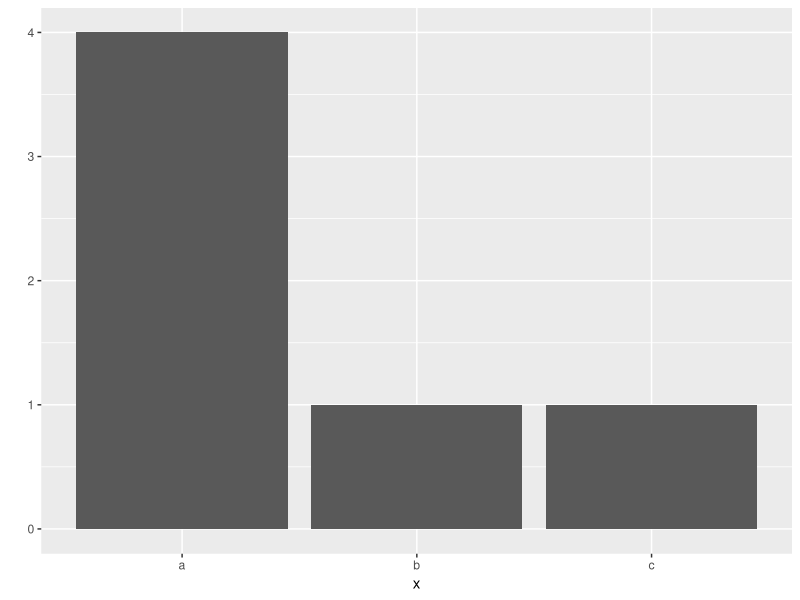
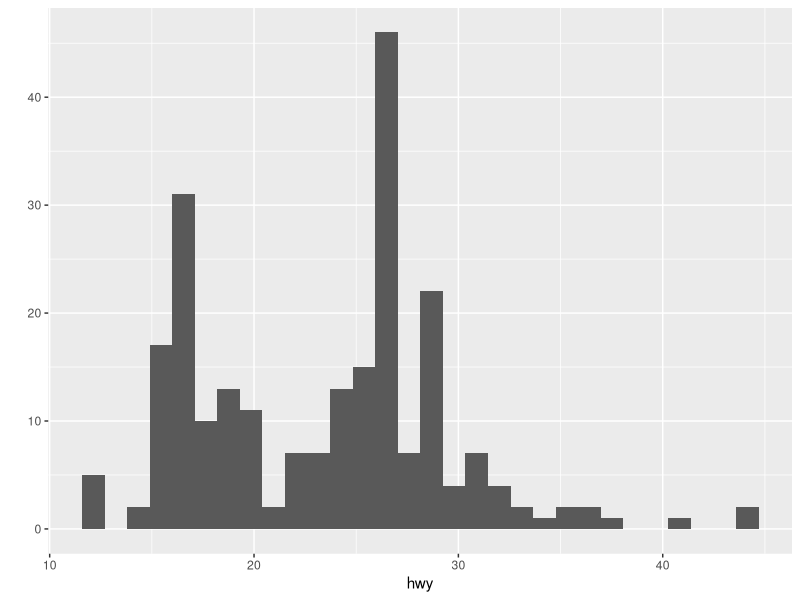
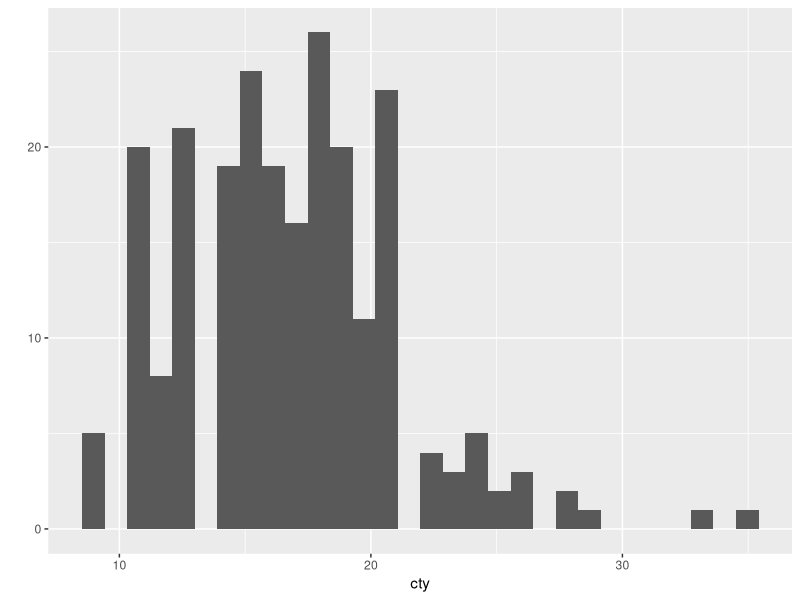
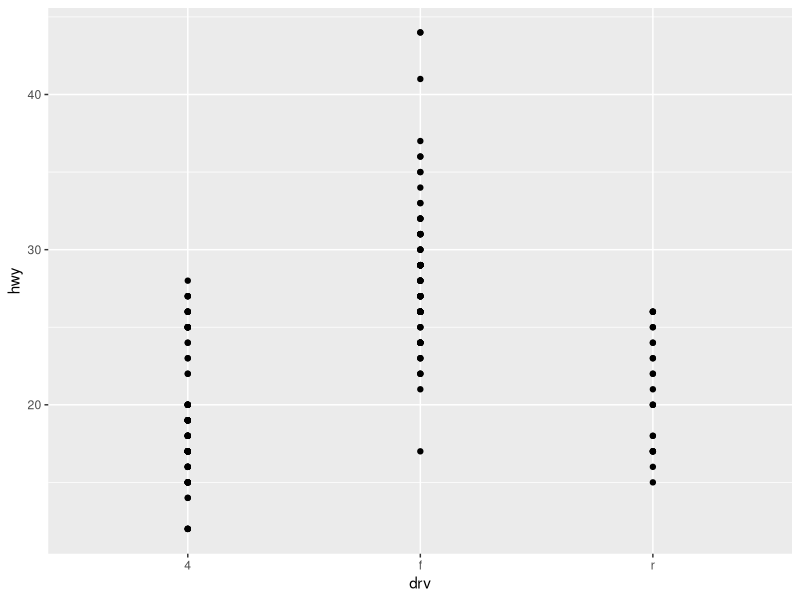
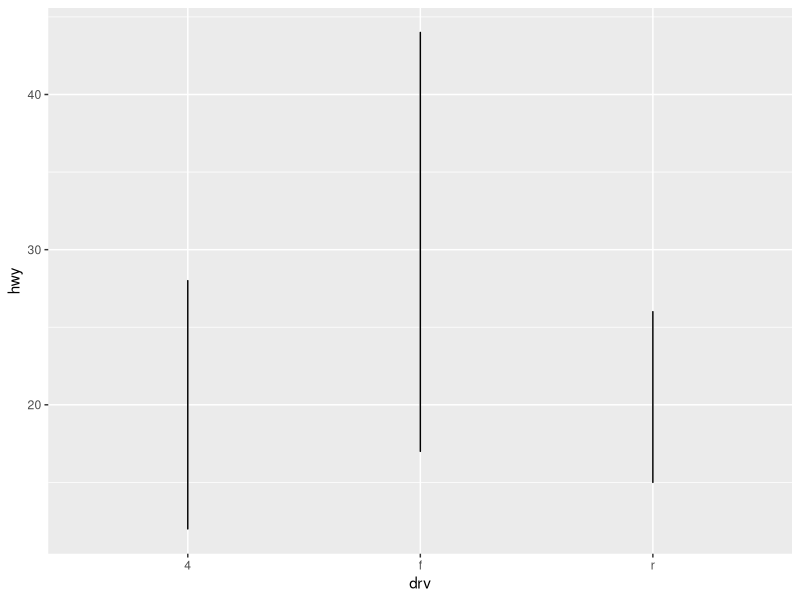
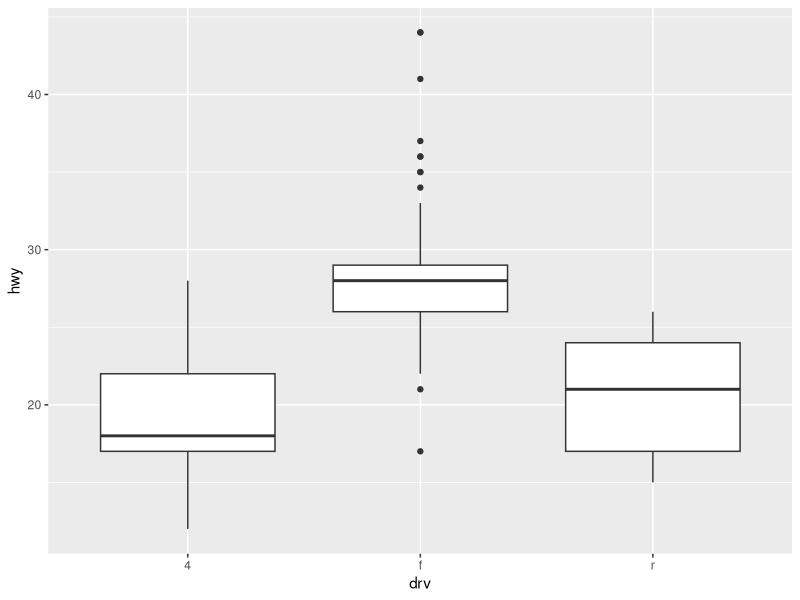
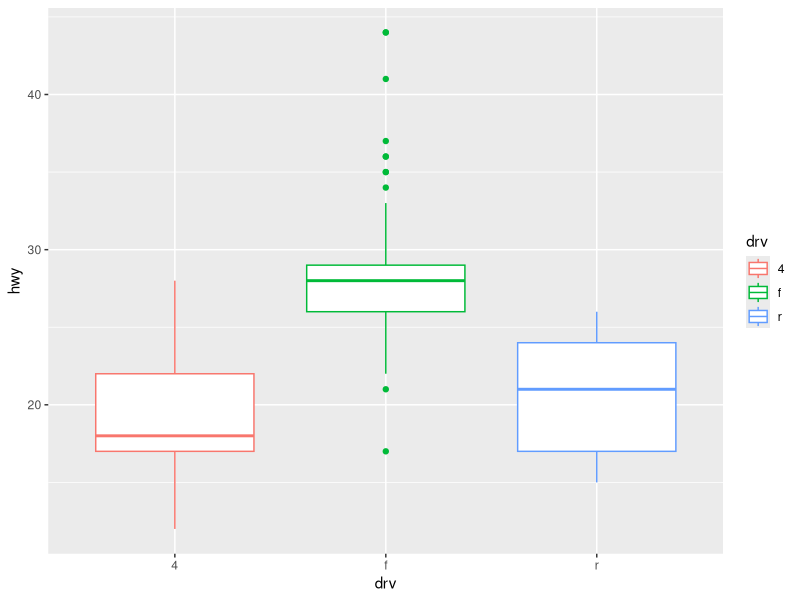

Recreate these plots in R, in order.
# 라이브러리 불러오기
# package 설치 : install.packages()
library(ggplot2)

x <- c ('a','a','a','a','b','c')
x
# 빈도막대 그래프
qplot(x)


## 예시데이터 : 미국 환경 보호국 공개자료 - 자동차 연비 자료
qplot(data = mpg, x =hwy)

qplot(data=mpg, x =cty)

qplot(data=mpg, x =drv, y=hwy)

qplot(data=mpg, x = drv, y = hwy, geom = 'line')

qplot(data=mpg, x = drv, y =hwy, geom = "boxplot")

qplot(data=mpg, x =drv, y= hwy, geom ='boxplot', color=drv)

###함수메뉴얼 출력력
?qplot

mpg
